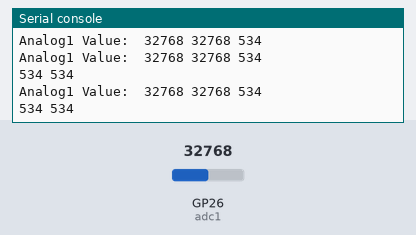
Recording of a program running on a simulated Raspberry Pi Pico running MicroPython. Parts: the last lines printed to the serial console. The inputs (shaded band) are chosen by the test bench; at power-on: GP26 (adc1) = 32768 (analog values on the 0–65535 scale).

Above: at 1.2 s.
1.3 s: GP26 (adc1) set to 45874
At 2.6 s:
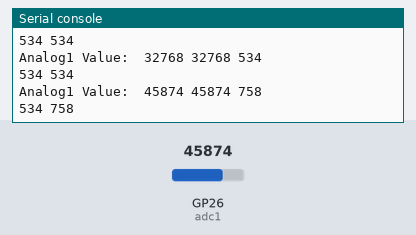
2.8 s: GP26 (adc1) set to 57670
At 3.8 s:
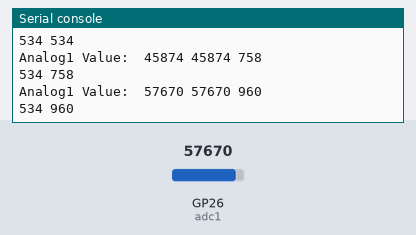
Timing chart, 0 to 5.8 s (numbered marks = the images above; inputs shaded):
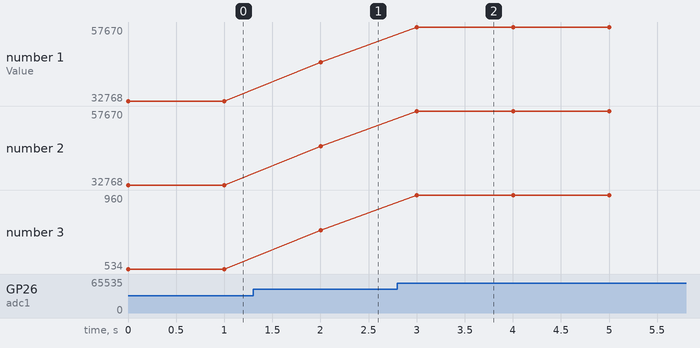

The program:

lib_Cds.py
```python
# -*- coding: utf-8 -*-
#!/usr/bin/python3
"""
Copyright (c) 2026 TKJ製作所
Released under the MIT License.

2023/5/8    lib化
            キャリブレーション方法
            このプログラムを起動
            0:オリジナルデータが見える
            最大明るい、最大暗い時のデータをCds max,minに代入する。
2023/05/21  設定値をconfig.pyから取得
v1.0
2026/06/04  picoCar用Cdsの2個対応に改造
2026/06/16  Cdsは1個のみの使用に仕様変更

"""
from machine import ADC, Pin
import time

# 明暗の範囲
Cds_max = 60000
Cds_min = 1500

# ADCオブジェクトを作成
adc1 = ADC(Pin(26))

def read(flag=0):
    # Cds1 読み取り
    analog1_value_org = adc1.read_u16()
    analog1_value = analog1_value_org
    # %に変換
    if analog1_value_org > Cds_max:
        analog1_value = Cds_max
    if analog1_value_org < Cds_min:
        analog1_value = Cds_min
    analog1_100 = int((analog1_value - Cds_min) / (Cds_max - Cds_min) * 1000)
    # 読み取った値を表示 flag = 0
    if flag == 0:
        print("Analog1 Value: ",analog1_value_org,analog1_value , analog1_100)
    return analog1_100

def main():
    Cds1 = read(0)
    Cds_lv = Cds1
    for i in range(60):
        Cds1 = read(0)
        print(Cds_lv,Cds1)
        time.sleep(1)

if __name__=='__main__':
    main()
```

Measured:
- after the input at 1.3 s, the serial console: prints a new line after 0.70 s (image 1)
- after the input at 2.8 s, the serial console: prints a new line after 0.20 s (image 2)
- plotted number 1: 32768 → 45874 after the input at 1.3 s, 45874 → 57670 after the input at 2.8 s
- plotted number 2: 32768 → 45874 after the input at 1.3 s, 45874 → 57670 after the input at 2.8 s
- plotted number 3: 534 → 758 after the input at 1.3 s, 758 → 960 after the input at 2.8 s
